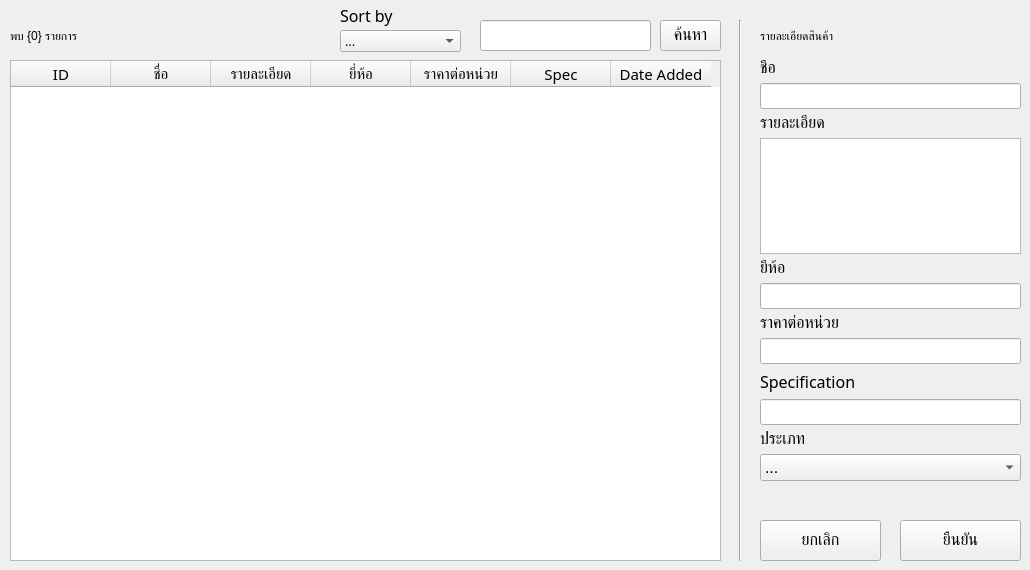
    <widget class="QWidget" name="tab_products">
     <attribute name="title">
      <string>Products</string>
     </attribute>
     <widget class="QTableWidget" name="tbl_pro_products">
      <property name="geometry">
       <rect>
        <x>10</x>
        <y>60</y>
        <width>711</width>
        <height>501</height>
       </rect>
      </property>
      <property name="font">
       <font>
        <family>Kanit</family>
        <pointsize>11</pointsize>
       </font>
      </property>
      <column>
       <property name="text">
        <string>ID</string>
       </property>
      </column>
      <column>
       <property name="text">
        <string>ชื่อ</string>
       </property>
      </column>
      <column>
       <property name="text">
        <string>รายละเอียด</string>
       </property>
      </column>
      <column>
       <property name="text">
        <string>ยี่ห้อ</string>
       </property>
      </column>
      <column>
       <property name="text">
        <string>ราคาต่อหน่วย</string>
       </property>
      </column>
      <column>
       <property name="text">
        <string>Spec</string>
       </property>
      </column>
      <column>
       <property name="text">
        <string>Date Added</string>
       </property>
      </column>
     </widget>
     <widget class="QPushButton" name="btn_pro_search">
      <property name="geometry">
       <rect>
        <x>660</x>
        <y>20</y>
        <width>61</width>
        <height>31</height>
       </rect>
      </property>
      <property name="font">
       <font>
        <family>Kanit</family>
        <pointsize>12</pointsize>
       </font>
      </property>
      <property name="text">
       <string>ค้นหา</string>
      </property>
     </widget>
     <widget class="QLineEdit" name="txt_pro_search">
      <property name="geometry">
       <rect>
        <x>480</x>
        <y>20</y>
        <width>171</width>
        <height>31</height>
       </rect>
      </property>
      <property name="font">
       <font>
        <family>Kanit Light</family>
        <pointsize>10</pointsize>
       </font>
      </property>
     </widget>
     <widget class="QLabel" name="lbl_pro_found">
      <property name="geometry">
       <rect>
        <x>10</x>
        <y>20</y>
        <width>281</width>
        <height>31</height>
       </rect>
      </property>
      <property name="text">
       <string>พบ {0} รายการ</string>
      </property>
     </widget>
     <widget class="QComboBox" name="cmb_pro_sortby">
      <property name="geometry">
       <rect>
        <x>340</x>
        <y>30</y>
        <width>121</width>
        <height>22</height>
       </rect>
      </property>
      <property name="font">
       <font>
        <family>Kanit Light</family>
        <pointsize>10</pointsize>
       </font>
      </property>
      <item>
       <property name="text">
        <string>...</string>
       </property>
      </item>
      <item>
       <property name="text">
        <string>ชื่อ</string>
       </property>
      </item>
      <item>
       <property name="text">
        <string>ล่าสุด</string>
       </property>
      </item>
      <item>
       <property name="text">
        <string>ราคาสูงสุด</string>
       </property>
      </item>
      <item>
       <property name="text">
        <string>ราคาต่ำสุด</string>
       </property>
      </item>
     </widget>
     <widget class="QLabel" name="lbl_pro_sortby">
      <property name="geometry">
       <rect>
        <x>340</x>
        <y>0</y>
        <width>101</width>
        <height>31</height>
       </rect>
      </property>
      <property name="font">
       <font>
        <family>Kanit</family>
        <pointsize>12</pointsize>
       </font>
      </property>
      <property name="text">
       <string>Sort by</string>
      </property>
     </widget>
     <widget class="Line" name="line_pro">
      <property name="geometry">
       <rect>
        <x>730</x>
        <y>20</y>
        <width>20</width>
        <height>541</height>
       </rect>
      </property>
      <property name="orientation">
       <enum>Qt::Vertical</enum>
      </property>
     </widget>
     <widget class="QLabel" name="lbl_pro_detail">
      <property name="geometry">
       <rect>
        <x>760</x>
        <y>20</y>
        <width>261</width>
        <height>31</height>
       </rect>
      </property>
      <property name="text">
       <string>รายละเอียดสินค้า</string>
      </property>
     </widget>
     <widget class="QPushButton" name="btn_pro_cancel">
      <property name="geometry">
       <rect>
        <x>760</x>
        <y>520</y>
        <width>121</width>
        <height>41</height>
       </rect>
      </property>
      <property name="font">
       <font>
        <family>Kanit</family>
        <pointsize>12</pointsize>
       </font>
      </property>
      <property name="text">
       <string>ยกเลิก</string>
      </property>
     </widget>
     <widget class="QPushButton" name="btn_pro_add">
      <property name="geometry">
       <rect>
        <x>900</x>
        <y>520</y>
        <width>121</width>
        <height>41</height>
       </rect>
      </property>
      <property name="font">
       <font>
        <family>Kanit</family>
        <pointsize>12</pointsize>
       </font>
      </property>
      <property name="text">
       <string>ยืนยัน</string>
      </property>
     </widget>
     <widget class="QWidget" name="verticalLayoutWidget">
      <property name="geometry">
       <rect>
        <x>760</x>
        <y>60</y>
        <width>261</width>
        <height>421</height>
       </rect>
      </property>
      <layout class="QVBoxLayout" name="verticalLayout_pro">
       <item>
        <widget class="QLabel" name="lbl_pro_name">
         <property name="font">
          <font>
           <family>Kanit</family>
           <pointsize>12</pointsize>
          </font>
         </property>
         <property name="text">
          <string>ชื่อ</string>
         </property>
        </widget>
       </item>
       <item>
        <widget class="QLineEdit" name="txt_pro_name">
         <property name="font">
          <font>
           <family>Kanit Light</family>
           <pointsize>10</pointsize>
          </font>
         </property>
        </widget>
       </item>
       <item>
        <widget class="QLabel" name="lbl_pro_desc">
         <property name="font">
          <font>
           <family>Kanit</family>
           <pointsize>12</pointsize>
          </font>
         </property>
         <property name="text">
          <string>รายละเอียด</string>
         </property>
        </widget>
       </item>
       <item>
        <widget class="QTextEdit" name="txt_pro_desc"/>
       </item>
       <item>
        <widget class="QLabel" name="lbl_pro_brand">
         <property name="font">
          <font>
           <family>Kanit</family>
           <pointsize>12</pointsize>
          </font>
         </property>
         <property name="text">
          <string>ยี่ห้อ</string>
         </property>
        </widget>
       </item>
       <item>
        <widget class="QLineEdit" name="txt_pro_brand">
         <property name="font">
          <font>
           <family>Kanit Light</family>
           <pointsize>10</pointsize>
          </font>
         </property>
        </widget>
       </item>
       <item>
        <widget class="QLabel" name="lbl_pro_price">
         <property name="font">
          <font>
           <family>Kanit</family>
           <pointsize>12</pointsize>
          </font>
         </property>
         <property name="text">
          <string>ราคาต่อหน่วย</string>
         </property>
        </widget>
       </item>
       <item>
        <widget class="QLineEdit" name="txt_pro_price">
         <property name="font">
          <font>
           <family>Kanit Light</family>
           <pointsize>10</pointsize>
          </font>
         </property>
        </widget>
       </item>
       <item>
        <widget class="QLabel" name="lbl_pro_spec">
         <property name="font">
          <font>
           <family>Kanit</family>
           <pointsize>12</pointsize>
          </font>
         </property>
         <property name="text">
          <string>Specification</string>
         </property>
        </widget>
       </item>
       <item>
        <widget class="QLineEdit" name="txt_pro_spec">
         <property name="font">
          <font>
           <family>Kanit Light</family>
           <pointsize>10</pointsize>
          </font>
         </property>
        </widget>
       </item>
       <item>
        <widget class="QLabel" name="lbl_pro_cat">
         <property name="font">
          <font>
           <family>Kanit</family>
           <pointsize>12</pointsize>
          </font>
         </property>
         <property name="text">
          <string>ประเภท</string>
         </property>
        </widget>
       </item>
       <item>
        <widget class="QComboBox" name="cmb_pro_cat">
         <property name="font">
          <font>
           <pointsize>12</pointsize>
          </font>
         </property>
         <item>
          <property name="text">
           <string>...</string>
          </property>
         </item>
         <item>
          <property name="text">
           <string>CPU</string>
          </property>
         </item>
         <item>
          <property name="text">
           <string>Mainboard</string>
          </property>
         </item>
         <item>
          <property name="text">
           <string>VGA Card</string>
          </property>
         </item>
         <item>
          <property name="text">
           <string>Memory</string>
          </property>
         </item>
         <item>
          <property name="text">
           <string>Harddisk</string>
          </property>
         </item>
         <item>
          <property name="text">
           <string>Solid State Drive</string>
          </property>
         </item>
         <item>
          <property name="text">
           <string>Power Supply</string>
          </property>
         </item>
         <item>
          <property name="text">
           <string>Case</string>
          </property>
         </item>
         <item>
          <property name="text">
           <string>CPU Cooler</string>
          </property>
         </item>
         <item>
          <property name="text">
           <string>Monitor</string>
          </property>
         </item>
        </widget>
       </item>
      </layout>
     </widget>
    </widget>
